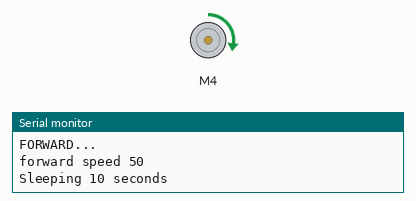
A sketch run on a simulated Arduino Uno, built with avr-gcc and run on an emulated ATmega328P. On the bench: DC motor (green arrow = forward, orange = backward, longer = faster), the last lines printed to the serial monitor.

Above: at 5.0 s.
At 15.0 s:
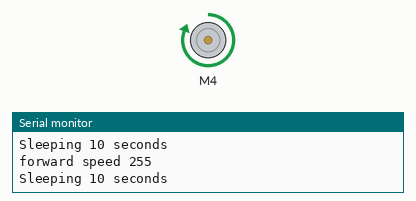
At 25.0 s:
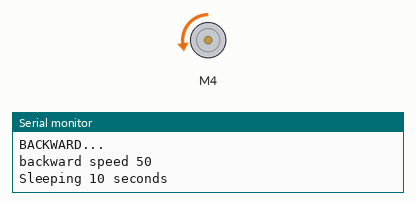
At 42.5 s:
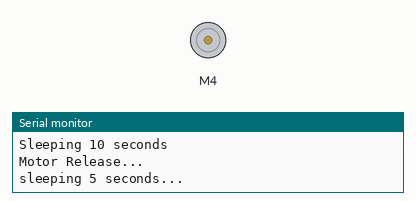
Timing chart, 0 to 58.5 s (numbered marks = the images above):
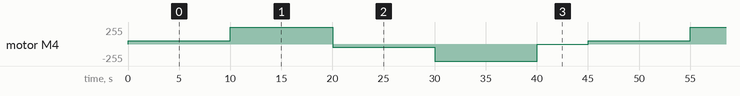

Measured:
- by itself, motor M4: repeats every 45.0 s: forward 255/255 10.0 s, backward 50/255 10.0 s, backward 255/255 10.0 s, stopped 5.0 s, forward 50/255 10.0 s

The sketch:

AdaFruit_Motor_Shield_Demo.ino
```cpp
/*
This is a test sketch for the Adafruit assembled Motor Shield for Arduino v2
It won't work with v1.x motor shields! Only for the v2's with built in PWM
control

For use with the Adafruit Motor Shield v2
---->	http://www.adafruit.com/products/1438
*/

#include <Wire.h>
#include <Adafruit_MotorShield.h>
#include "utility/Adafruit_PWMServoDriver.h"

// Create the motor shield object with the default I2C address
Adafruit_MotorShield AFMS = Adafruit_MotorShield();
// Or, create it with a different I2C address (say for stacking)
// Adafruit_MotorShield AFMS = Adafruit_MotorShield(0x61);

// Select which 'port' M1, M2, M3 or M4. In this case, M1
Adafruit_DCMotor *myMotor = AFMS.getMotor(4);
// You can also make another motor on port M2
//Adafruit_DCMotor *myOtherMotor = AFMS.getMotor(2);

void setup() {
  Serial.begin(9600);           // set up Serial library at 9600 bps
  Serial.println("Adafruit Motorshield v2 - DC Motor test!");

  AFMS.begin();  // create with the default frequency 1.6KHz
  //AFMS.begin(1000);  // OR with a different frequency, say 1KHz

  // Set the speed to start, from 0 (off) to 255 (max speed)
  myMotor->setSpeed(150);
  myMotor->run(FORWARD);
  // turn on motor
  myMotor->run(RELEASE);
}

void loop() {
  uint8_t i;

  Serial.print("FORWARD...\n");
  myMotor->run(FORWARD);
  Serial.print("forward speed 50\n");
  myMotor->setSpeed(50);
  Serial.print("Sleeping 10 seconds\n");
  delay(10000);

  Serial.print("forward speed 255\n");
  myMotor->setSpeed(255);
  Serial.print("Sleeping 10 seconds\n");
  delay(10000);

  Serial.print("BACKWARD...\n");
  myMotor->run(BACKWARD);
  Serial.print("backward speed 50\n");
  myMotor->setSpeed(50);
  Serial.print("Sleeping 10 seconds\n");
  delay(10000);

  Serial.print("backward speed 255\n");
  myMotor->setSpeed(255);
  Serial.print("Sleeping 10 seconds\n");
  delay(10000);

  Serial.print("Motor Release...\n");
  myMotor->run(RELEASE);
  Serial.print("sleeping 5 seconds...\n");
  delay(5000);
}
```
